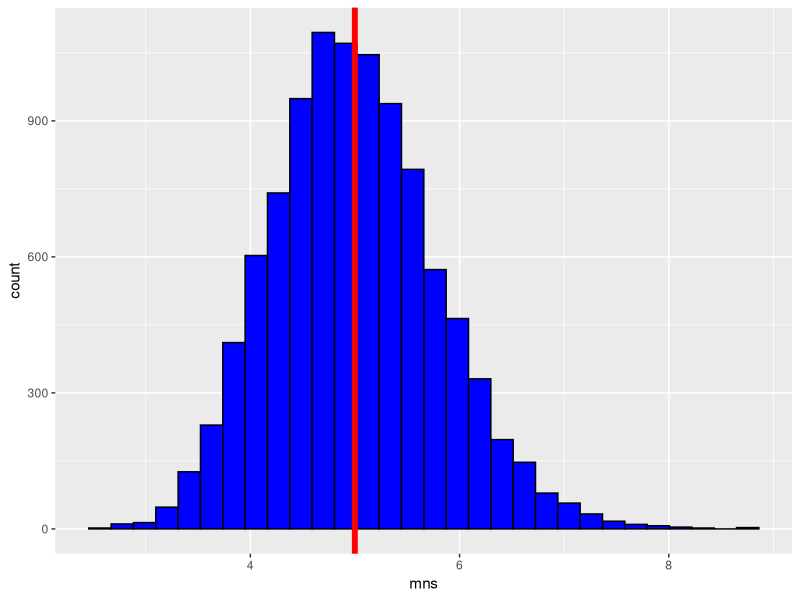

Source code (R):
## ---- chunk 1
knitr::opts_chunk$set(echo = TRUE)
library(ggplot2)
## ---- chunk 2
mns = NULL
for (i in 1 : 10000) mns = c(mns, mean(rexp(40, 0.2)))
#plot histogram with mean as red line
g<- ggplot(data.frame(data = mns), aes(x=mns)) + geom_histogram(color="black", fill= "blue") +geom_vline(aes(xintercept = mean(mns)),col='red',size=2)
g
mean(mns)
